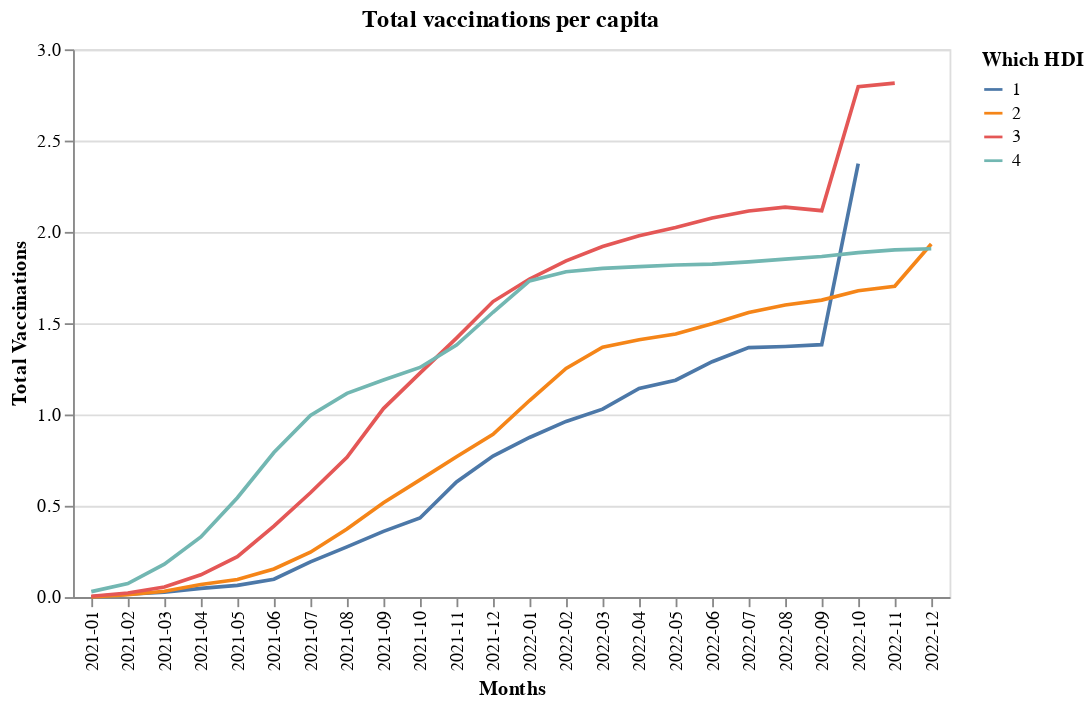

The code cell stored with this chart in its notebook:
### Code cell
#@title Comparison 3
selection = alt.selection_multi(fields=['Which HDI'],bind=('legend'))

visualisation3 = alt.Chart(comparison_total_vaccinationsnew).mark_line().encode(
    x=alt.X('Months'),
    y='Total Vaccinations',
    color = 'Which HDI:N',
    opacity=alt.condition(selection, alt.value(1), alt.value(0.2))
).add_selection(
    selection
).properties(title='Total vaccinations per capita')
visualisation3

### Figure 1 — Vega-Lite specification as saved in the notebook (floating-point values rounded to 4 significant figures)
{"config": {"view": {"continuousWidth": 400, "continuousHeight": 300}}, "data": {"name": "data-022382902dceaa9d26397958254c4b84"}, "mark": "line", "encoding": {"color": {"field": "Which HDI", "type": "nominal"}, "opacity": {"condition": {"value": 1, "selection": "selector019"}, "value": 0.2}, "x": {"field": "Months", "type": "nominal"}, "y": {"field": "Total Vaccinations", "type": "quantitative"}}, "selection": {"selector019": {"type": "multi", "fields": ["Which HDI"], "bind": "legend"}}, "title": "Total vaccinations per capita", "$schema": "https://vega.github.io/schema/vega-lite/v4.17.0.json", "datasets": {"data-022382902dceaa9d26397958254c4b84": [{"Months": "2021-01", "Total Vaccinations": 0.001198, "Which HDI": 1}, {"Months": "2021-02", "Total Vaccinations": 0.0162, "Which HDI": 1}, {"Months": "2021-03", "Total Vaccinations": 0.02681, "Which HDI": 1}, {"Months": "2021-04", "Total Vaccinations": 0.04778, "Which HDI": 1}, {"Months": "2021-05", "Total Vaccinations": 0.0643, "Which HDI": 1}, {"Months": "2021-06", "Total Vaccinations": 0.09793, "Which HDI": 1}, {"Months": "2021-07", "Total Vaccinations": 0.1929, "Which HDI": 1}, {"Months": "2021-08", "Total Vaccinations": 0.2751, "Which HDI": 1}, {"Months": "2021-09", "Total Vaccinations": 0.3598, "Which HDI": 1}, {"Months": "2021-10", "Total Vaccinations": 0.4332, "Which HDI": 1}, {"Months": "2021-11", "Total Vaccinations": 0.6305, "Which HDI": 1}, {"Months": "2021-12", "Total Vaccinations": 0.7727, "Which HDI": 1}, {"Months": "2022-01", "Total Vaccinations": 0.8741, "Which HDI": 1}, {"Months": "2022-02", "Total Vaccinations": 0.9621, "Which HDI": 1}, {"Months": "2022-03", "Total Vaccinations": 1.029, "Which HDI": 1}, {"Months": "2022-04", "Total Vaccinations": 1.143, "Which HDI": 1}, {"Months": "2022-05", "Total Vaccinations": 1.188, "Which HDI": 1}, {"Months": "2022-06", "Total Vaccinations": 1.289, "Which HDI": 1}, {"Months": "2022-07", "Total Vaccinations": 1.366, "Which HDI": 1}, {"Months": "2022-08", "Total Vaccinations": 1.372, "Which HDI": 1}, {"Months": "2022-09", "Total Vaccinations": 1.382, "Which HDI": 1}, {"Months": "2022-10", "Total Vaccinations": 2.374, "Which HDI": 1}, {"Months": "2022-11", "Total Vaccinations": null, "Which HDI": 1}, {"Months": "2022-12", "Total Vaccinations": null, "Which HDI": 1}, {"Months": "2021-01", "Total Vaccinations": 0.001039, "Which HDI": 2}, {"Months": "2021-02", "Total Vaccinations": 0.01264, "Which HDI": 2}, {"Months": "2021-03", "Total Vaccinations": 0.03214, "Which HDI": 2}, {"Months": "2021-04", "Total Vaccinations": 0.06919, "Which HDI": 2}, {"Months": "2021-05", "Total Vaccinations": 0.09666, "Which HDI": 2}, {"Months": "2021-06", "Total Vaccinations": 0.1537, "Which HDI": 2}, {"Months": "2021-07", "Total Vaccinations": 0.2461, "Which HDI": 2}, {"Months": "2021-08", "Total Vaccinations": 0.3732, "Which HDI": 2}, {"Months": "2021-09", "Total Vaccinations": 0.5171, "Which HDI": 2}, {"Months": "2021-10", "Total Vaccinations": 0.6419, "Which HDI": 2}, {"Months": "2021-11", "Total Vaccinations": 0.7689, "Which HDI": 2}, {"Months": "2021-12", "Total Vaccinations": 0.8913, "Which HDI": 2}, {"Months": "2022-01", "Total Vaccinations": 1.077, "Which HDI": 2}, {"Months": "2022-02", "Total Vaccinations": 1.252, "Which HDI": 2}, {"Months": "2022-03", "Total Vaccinations": 1.368, "Which HDI": 2}, {"Months": "2022-04", "Total Vaccinations": 1.41, "Which HDI": 2}, {"Months": "2022-05", "Total Vaccinations": 1.441, "Which HDI": 2}, {"Months": "2022-06", "Total Vaccinations": 1.497, "Which HDI": 2}, {"Months": "2022-07", "Total Vaccinations": 1.559, "Which HDI": 2}, {"Months": "2022-08", "Total Vaccinations": 1.599, "Which HDI": 2}, {"Months": "2022-09", "Total Vaccinations": 1.627, "Which HDI": 2}, {"Months": "2022-10", "Total Vaccinations": 1.678, "Which HDI": 2}, {"Months": "2022-11", "Total Vaccinations": 1.702, "Which HDI": 2}, {"Months": "2022-12", "Total Vaccinations": 1.934, "Which HDI": 2}, {"Months": "2021-01", "Total Vaccinations": 0.004487, "Which HDI": 3}, {"Months": "2021-02", "Total Vaccinations": 0.02245, "Which HDI": 3}, {"Months": "2021-03", "Total Vaccinations": 0.05551, "Which HDI": 3}, {"Months": "2021-04", "Total Vaccinations": 0.122, "Which HDI": 3}, {"Months": "2021-05", "Total Vaccinations": 0.2214, "Which HDI": 3}, {"Months": "2021-06", "Total Vaccinations": 0.3883, "Which HDI": 3}, {"Months": "2021-07", "Total Vaccinations": 0.5713, "Which HDI": 3}, {"Months": "2021-08", "Total Vaccinations": 0.7651, "Which HDI": 3}, {"Months": "2021-09", "Total Vaccinations": 1.032, "Which HDI": 3}, {"Months": "2021-10", "Total Vaccinations": 1.227, "Which HDI": 3}, {"Months": "2021-11", "Total Vaccinations": 1.419, "Which HDI": 3}, {"Months": "2021-12", "Total Vaccinations": 1.618, "Which HDI": 3}, {"Months": "2022-01", "Total Vaccinations": 1.742, "Which HDI": 3}, {"Months": "2022-02", "Total Vaccinations": 1.841, "Which HDI": 3}, {"Months": "2022-03", "Total Vaccinations": 1.92, "Which HDI": 3}, {"Months": "2022-04", "Total Vaccinations": 1.979, "Which HDI": 3}, {"Months": "2022-05", "Total Vaccinations": 2.024, "Which HDI": 3}, {"Months": "2022-06", "Total Vaccinations": 2.076, "Which HDI": 3}, {"Months": "2022-07", "Total Vaccinations": 2.115, "Which HDI": 3}, {"Months": "2022-08", "Total Vaccinations": 2.136, "Which HDI": 3}, {"Months": "2022-09", "Total Vaccinations": 2.116, "Which HDI": 3}, {"Months": "2022-10", "Total Vaccinations": 2.795, "Which HDI": 3}, {"Months": "2022-11", "Total Vaccinations": 2.815, "Which HDI": 3}, {"Months": "2022-12", "Total Vaccinations": null, "Which HDI": 3}, {"Months": "2021-01", "Total Vaccinations": 0.02989, "Which HDI": 4}, {"Months": "2021-02", "Total Vaccinations": 0.07412, "Which HDI": 4}, {"Months": "2021-03", "Total Vaccinations": 0.1804, "Which HDI": 4}, {"Months": "2021-04", "Total Vaccinations": 0.3294, "Which HDI": 4}, {"Months": "2021-05", "Total Vaccinations": 0.544, "Which HDI": 4}, {"Months": "2021-06", "Total Vaccinations": 0.7916, "Which HDI": 4}, {"Months": "2021-07", "Total Vaccinations": 0.9948, "Which HDI": 4}, {"Months": "2021-08", "Total Vaccinations": 1.116, "Which HDI": 4}, {"Months": "2021-09", "Total Vaccinations": 1.189, "Which HDI": 4}, {"Months": "2021-10", "Total Vaccinations": 1.258, "Which HDI": 4}, {"Months": "2021-11", "Total Vaccinations": 1.38, "Which HDI": 4}, {"Months": "2021-12", "Total Vaccinations": 1.56, "Which HDI": 4}, {"Months": "2022-01", "Total Vaccinations": 1.731, "Which HDI": 4}, {"Months": "2022-02", "Total Vaccinations": 1.782, "Which HDI": 4}, {"Months": "2022-03", "Total Vaccinations": 1.8, "Which HDI": 4}, {"Months": "2022-04", "Total Vaccinations": 1.81, "Which HDI": 4}, {"Months": "2022-05", "Total Vaccinations": 1.819, "Which HDI": 4}, {"Months": "2022-06", "Total Vaccinations": 1.824, "Which HDI": 4}, {"Months": "2022-07", "Total Vaccinations": 1.836, "Which HDI": 4}, {"Months": "2022-08", "Total Vaccinations": 1.851, "Which HDI": 4}, {"Months": "2022-09", "Total Vaccinations": 1.865, "Which HDI": 4}, {"Months": "2022-10", "Total Vaccinations": 1.886, "Which HDI": 4}, {"Months": "2022-11", "Total Vaccinations": 1.901, "Which HDI": 4}, {"Months": "2022-12", "Total Vaccinations": 1.908, "Which HDI": 4}]}}
